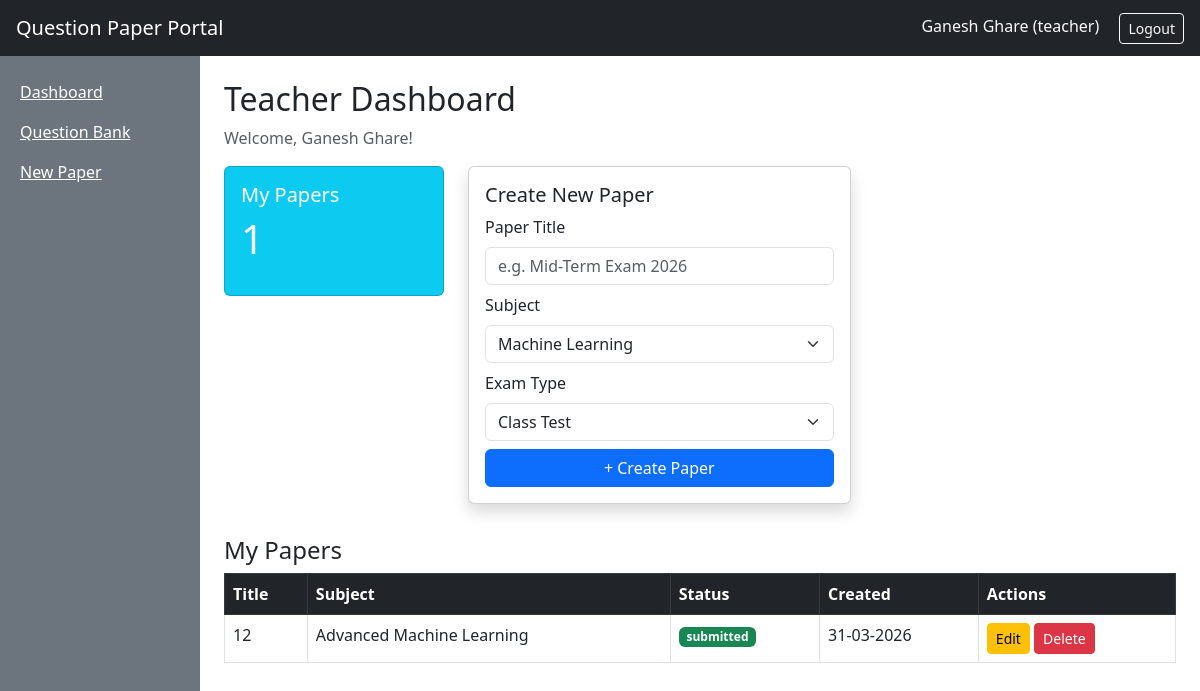
Screenshot of /teacher/dashboard (signed in) with the database file from the repository.
### models.py (models this page shows)
class User(db.Model):
    __tablename__ = 'users'
    id = db.Column(db.Integer, primary_key=True)
    username = db.Column(db.String(80), unique=True, nullable=False)
    password_hash = db.Column(db.String(200), nullable=False)
    full_name = db.Column(db.String(120), nullable=False)
    role = db.Column(db.String(20), nullable=False, default='teacher')
    department = db.Column(db.String(50), nullable=True)
    subjects = db.relationship('Subject', secondary='user_subjects', backref='users')
    papers = db.relationship('Paper', backref='teacher', lazy=True)

class Paper(db.Model):
    __tablename__ = 'papers'
    id = db.Column(db.Integer, primary_key=True)
    title = db.Column(db.String(200), nullable=False)
    subject_id = db.Column(db.Integer, db.ForeignKey('subjects.id'), nullable=False)
    teacher_id = db.Column(db.Integer, db.ForeignKey('users.id'), nullable=False)
    status = db.Column(db.String(20), nullable=False, default='draft')
    exam_type = db.Column(db.String(50), nullable=False, default='class_test')
    exam_date = db.Column(db.String(20), nullable=True)
    semester = db.Column(db.String(20), nullable=True)
    header_title = db.Column(db.String(100), nullable=True)
    branch = db.Column(db.String(150), nullable=True)
    created_at = db.Column(db.DateTime, default=datetime.utcnow)
    questions = db.relationship('PaperQuestion', backref='paper', lazy=True, order_by='PaperQuestion.order_num')
    uploaded_files = db.relationship('UploadedFile', backref='paper', lazy=True)

class Subject(db.Model):
    __tablename__ = 'subjects'
    id = db.Column(db.Integer, primary_key=True)
    name = db.Column(db.String(100), nullable=False)
    code = db.Column(db.String(20), nullable=False)
    questions = db.relationship('Question', backref='subject', lazy=True)
    papers = db.relationship('Paper', backref='subject', lazy=True)

### routes/teacher.py (the view)
@teacher_bp.route('/dashboard')
@teacher_required
def dashboard():
    user = User.query.get(session['user_id'])
    papers = Paper.query.filter_by(teacher_id=user.id).order_by(Paper.created_at.desc()).all()
    return render_template('teacher/dashboard.html', user=user, papers=papers, subjects=user.subjects)

### routes/auth.py (called while the page is built)
def teacher_required(f):
    @wraps(f)
    def decorated(*args, **kwargs):
        if 'user_id' not in session:
            return redirect(url_for('auth.login'))
        if session.get('role') != 'teacher':
            flash('Teacher access only.')
            return redirect(url_for('auth.login'))
        return f(*args, **kwargs)
    return decorated

### templates/teacher/dashboard.html (shortened to what this page needs)
{% extends 'base.html' %}
{% block content %}
<h2>Teacher Dashboard</h2>
<p class="text-muted">Welcome, {{ session.full_name }}!</p>
<div class="row mt-3">
  <div class="col-md-3">
    <div class="card text-white bg-info mb-3">
      <div class="card-body">
        <h5>My Papers</h5>
        <p class="display-6">{{ papers|length }}</p>
      </div>
    </div>
  </div>
  <div class="col-md-5">
    <div class="card shadow mb-3">
      <div class="card-body">
        <h5>Create New Paper</h5>
        <form method="POST" action="/teacher/paper/create">
          <div class="mb-2">
            <label class="form-label">Paper Title</label>
            <input type="text" name="title" class="form-control" required placeholder="e.g. Mid-Term Exam 2026">
          </div>
          <div class="mb-2">
            <label class="form-label">Subject</label>
            <select name="subject_id" class="form-select" required>
              {% for s in subjects %}
              <option value="{{ s.id }}">{{ s.name }}</option>
              {% endfor %}
            </select>
          </div>
          <div class="mb-2">
            <label class="form-label">Exam Type</label>
            <select name="exam_type" class="form-select" required>
              <option value="class_test">Class Test</option>
            </select>
          </div>
          <button type="submit" class="btn btn-primary w-100">+ Create Paper</button>
        </form>
      </div>
    </div>
  </div>
</div>
<h4 class="mt-3">My Papers</h4>
<table class="table table-bordered bg-white mt-2">
  <thead class="table-dark">
    <tr><th>Title</th><th>Subject</th><th>Status</th><th>Created</th><th>Actions</th></tr>
  </thead>
  <tbody>
    {% for paper in papers %}
    <tr>
      <td>{{ paper.title }}</td>
      <td>{{ paper.subject.name }}</td>
      <td><span class="badge bg-{{ 'success' if paper.status == 'submitted' else 'secondary' }}">{{ paper.status }}</span></td>
      <td>{{ paper.created_at.strftime('%d-%m-%Y') }}</td>
      <td>
        <a href="{{ url_for('teacher.paper_builder', paper_id=paper.id) }}" class="btn btn-sm btn-warning">Edit</a>
        <a href="{{ url_for('teacher.delete_paper', paper_id=paper.id) }}" class="btn btn-sm btn-danger" onclick="return confirm('Are you sure you want to delete this paper?');">Delete</a>
      </td>
    </tr>
    {% else %}
    <tr><td colspan="5" class="text-center">No papers yet. Use the form above!</td></tr>
    {% endfor %}
  </tbody>
</table>
{% endblock %}

### templates/base.html (shortened to what this page needs)
<!DOCTYPE html>
<html lang="en">
<head>
    <link href="https://cdn.jsdelivr.net/npm/bootstrap@5.3.0/dist/css/bootstrap.min.css" rel="stylesheet">
</head>
<body>
<nav class="navbar navbar-dark bg-dark px-3 d-flex justify-content-between">
    <span class="navbar-brand">Question Paper Portal</span>
    {% if session.user_id %}
    <div>
        <span class="text-light me-3">{{ session.full_name }} ({{ session.role }})</span>
        <a href="{{ url_for('auth.logout') }}" class="btn btn-sm btn-outline-light">Logout</a>
    </div>
    {% endif %}
</nav>
<div class="container-fluid">
  <div class="row">
    {% if session.user_id %}
    <div class="col-md-2 bg-secondary min-vh-100 pt-3">
      {% if session.role == 'admin' %}
        <a href="{{ url_for('admin.dashboard') }}" class="d-block text-white p-2">Dashboard</a>
        <a href="{{ url_for('admin.create_teacher') }}" class="d-block text-white p-2">Add Teacher</a>
        <a href="{{ url_for('admin.view_papers') }}" class="d-block text-white p-2">View Papers</a>
      {% else %}
        <a href="{{ url_for('teacher.dashboard') }}" class="d-block text-white p-2">Dashboard</a>
        <a href="{{ url_for('teacher.question_bank') }}" class="d-block text-white p-2">Question Bank</a>
        <a href="{{ url_for('teacher.dashboard') }}" class="d-block text-white p-2">New Paper</a>
      {% endif %}
    </div>
    <div class="col-md-10 p-4">
    {% else %}
    <div class="col-12 p-4">
    {% endif %}
        {% block content %}{% endblock %}
    </div>
  </div>
</div>
</body>
</html>

### rows the page displays
User: full_name "Ganesh Ghare", role "teacher"
Paper: title "12", subject.name "Advanced Machine Learning", status "submitted", created_at "31-03-2026"

### other values shown
{{ papers|length }} "1"
form field subject_id "Machine Learning"
